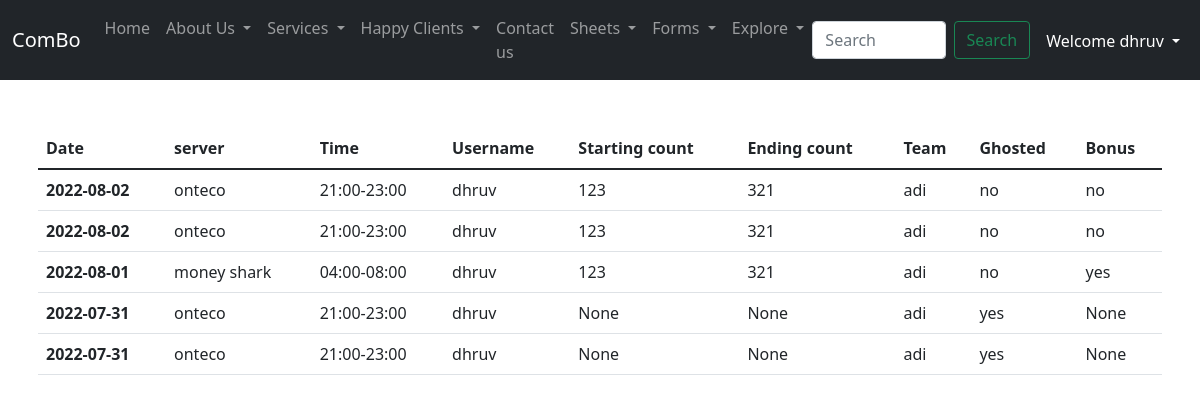
Screenshot of /usershiftcheck (signed in) with the database file from the repository.
### login/models.py (models this page shows, shortened)
class serverSheet(models.Model):
    sno=models.AutoField(primary_key=True)
    serverName=models.CharField(max_length=15)
    date=models.CharField(max_length=50)
    shiftTime=models.CharField(max_length=50)
    userName=models.CharField(max_length=50)
    startingCount=models.IntegerField(blank=True,editable=True,null=True)
    endingCount=models.IntegerField(blank=True,editable=True,null=True)
    teamName=models.CharField(max_length=50,blank=True,editable=True,null=True)
    isghosted=models.CharField(max_length=50,blank=True,editable=True,null=True,default="yes")
    isbonus=models.CharField(max_length=50,blank=True,editable=True,null=True)
    commentText=models.CharField(max_length=500,default='')
    approval=models.CharField(max_length=10,blank=True,editable=True,null=True,default='')
    balanceCheck=models.CharField(max_length=10,blank=True,editable=True,null=True,default='no')
    startingCountScreenShot=models.ImageField(upload_to="startingScreenShot",null=True,default="")
    endingCountScreenShot=models.ImageField(upload_to="endingingScreenShot",null=True,default="")
    slug=models.CharField(max_length=120,default="",blank=True,editable=True,null=True)
    timestamp=models.DateTimeField(default=now)

### login/views.py (the view)
# urls.py: path('usershiftcheck',views.usershiftcheck,name='usershiftcheck'),
def usershiftcheck(request):
    userName=request.user
    querySet=reversed(serverSheet.objects.filter(userName=userName).order_by('date'))
    return render(request,'login/usershiftcheck.html',{'alldata':querySet})

### login/templates/login/usershiftcheck.html (shortened to what this page needs)
{% extends 'login/basic.html' %}
{% block isuseractive %}active{% endblock isuseractive %}
{% block body %}
{% if alldata is none %}
{% else %}
<div class="container my-5 px-2">
<table class="table">
    <thead>
      <tr>
        <th scope="col">Date</th>
        <th scope="col">server</th>
        <th scope="col">Time</th>
        <th scope="col">Username</th>
        <th scope="col">Starting count</th>
        <th scope="col">Ending count</th>
        <th scope="col">Team</th>
        <th scope="col">Ghosted</th>
        <th scope="col">Bonus</th>
      </tr>
    </thead>
    <tbody>
      {% for data in alldata %}
      <tr>
        <th scope="row">{{data.date}}</th>
        <td>{{data.serverName}}</td>
        <td>{{data.shiftTime}}</td>
        <td>{{data.userName}}</td>
        <td>{{data.startingCount}}</td>
        <td>{{data.endingCount}}</td>
        <td>{{data.teamName}}</td>
        <td>{{data.isghosted}}</td>
        <td>{{data.isbonus}}</td>
      </tr>{% endfor %}
    </tbody>
  </table>
</div>{% endif %}
{% endblock body %}

### login/templates/login/basic.html (shortened to what this page needs)
<!doctype html>
<html lang="en">
<head>
  <link href="https://cdn.jsdelivr.net/npm/bootstrap@5.1.3/dist/css/bootstrap.min.css" rel="stylesheet"
>
</head>
<body>
  <nav class="navbar navbar-expand-lg navbar-dark bg-dark">
    <div class="container-fluid">
      <a class="navbar-brand" href="home">ComBo</a>
      <div class="collapse navbar-collapse" id="navbarSupportedContent">
        <ul class="navbar-nav me-auto mb-2 mb-lg-0">
          <li class="nav-item">
            <a class="nav-link {% block homeactive %}{% endblock homeactive %}" aria-current="page" href="home">Home</a>
          </li>
          <li class="nav-item dropdown">
            <a class="nav-link dropdown-toggle {% block aboutactive %}{% endblock aboutactive %}" href="#" id="navbarDropdown" role="button" data-bs-toggle="dropdown"
              aria-expanded="false">
              About Us
            </a>
          </li>
          <li class="nav-item dropdown">
            <a class="nav-link dropdown-toggle {% block servicesactive %}{% endblock servicesactive %}" href="#" id="navbarDropdown" role="button" data-bs-toggle="dropdown"
              aria-expanded="false">
              Services
            </a>
          </li>
          <li class="nav-item dropdown">
            <a class="nav-link dropdown-toggle" href="#" id="navbarDropdown" role="button" data-bs-toggle="dropdown"
              aria-expanded="false">
              Happy Clients
            </a>
          </li>
          <li class="nav-item">
            <a class="nav-link" href="#">Contact us</a>
          </li>
          {% if user.is_authenticated %}
          <li class="nav-item dropdown">
            <a class="nav-link dropdown-toggle {% block sheetsactive %}{% endblock sheetsactive %}" href="#" id="navbarDropdown" role="button" data-bs-toggle="dropdown"
              aria-expanded="false">
              Sheets
            </a>
          </li>
          <li class="nav-item dropdown">
            <a class="nav-link dropdown-toggle {% block formsactive %}{% endblock formsactive %}" href="#" id="navbarDropdown" role="button" data-bs-toggle="dropdown"
              aria-expanded="false">
              Forms
            </a>
          </li>
          <li class="nav-item dropdown">
            <a class="nav-link dropdown-toggle {% block exploreactive %}{% endblock exploreactive %}" href="#" id="navbarDropdown" role="button" data-bs-toggle="dropdown"
              aria-expanded="false">
              Explore
            </a>
          </li>
          {% endif %}
        </ul>
        <form class="d-flex" style="height: 38px;">
          <input class="form-control me-0" type="search" placeholder="Search" aria-label="Search">
          <button class="btn btn-outline-success mx-2" type="submit">Search</button>
          {% if user.is_authenticated %}
          <ul class="navbar-nav me-auto mb-2 mb-lg-0">
            <li class="nav-item dropdown ">
              <a class="nav-link dropdown-toggle {% block isuseractive %}{% endblock isuseractive %}" href="#" id="navbarDropdown" role="button" data-bs-toggle="dropdown"
                aria-expanded="false">
                Welcome {{request.user}}
              </a>
            </li>
          </ul>
          {% else %}
          <a class="btn btn-primary mx-1" href="login" role="button">Login</a>
          <a class="btn btn-primary mx-1" href="signup" role="button">SignUp</a>
          {% endif %}
        </form>
      </div>
    </div>
  </nav>
  {% block body %}{% endblock body %}
</body>
</html>

### rows the page displays
serverSheet: date "2022-08-02", serverName "onteco", shiftTime "21:00-23:00", userName "dhruv", startingCount "123", endingCount "321", teamName "adi", isghosted "no", isbonus "no"
serverSheet: date "2022-08-02", serverName "onteco", shiftTime "21:00-23:00", userName "dhruv", startingCount "123", endingCount "321", teamName "adi", isghosted "no", isbonus "no"
serverSheet: date "2022-08-01", serverName "money shark", shiftTime "04:00-08:00", userName "dhruv", startingCount "123", endingCount "321", teamName "adi", isghosted "no", isbonus "yes"
serverSheet: date "2022-07-31", serverName "onteco", shiftTime "21:00-23:00", userName "dhruv", startingCount "None", endingCount "None", teamName "adi", isghosted "yes", isbonus "None"
serverSheet: date "2022-07-31", serverName "onteco", shiftTime "21:00-23:00", userName "dhruv", startingCount "None", endingCount "None", teamName "adi", isghosted "yes", isbonus "None"

### other values shown
{{ request.user }} "dhruv"
